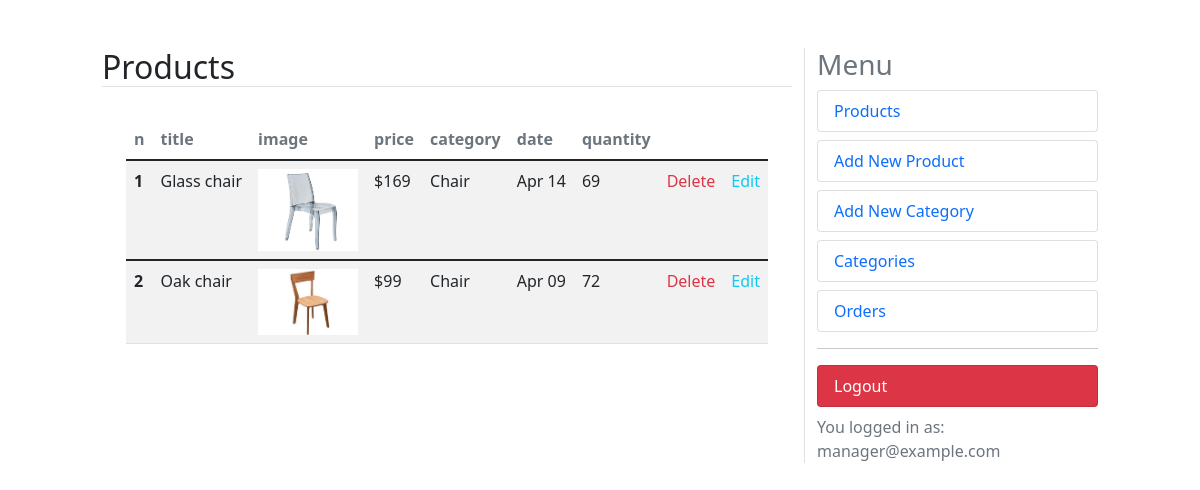
The page /dashboard/products (signed in) on the database as committed earlier.
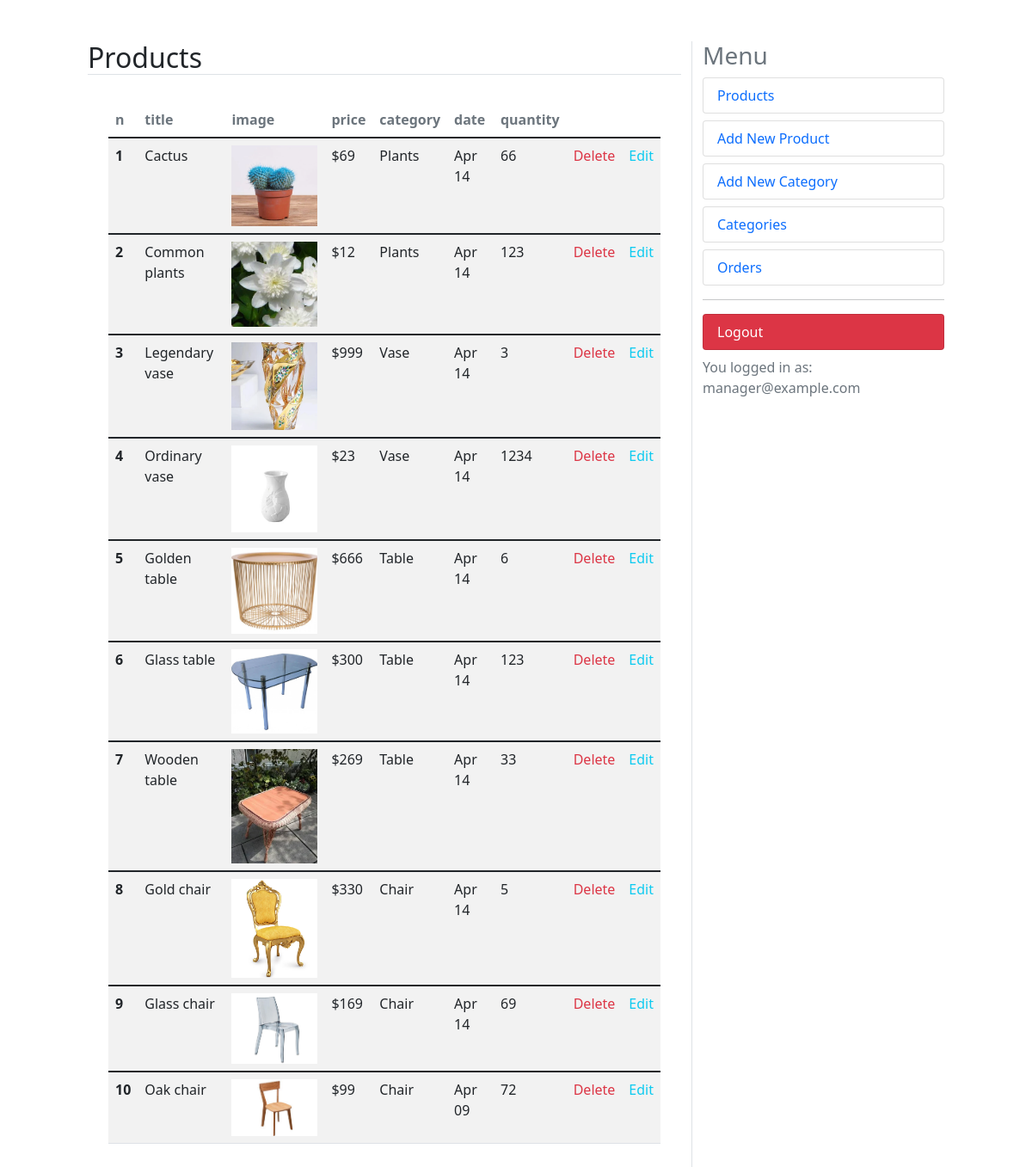
The same page on the database as committed later.
### shop/models.py (models this page shows, shortened)
class Product(models.Model):
    category = models.ForeignKey(Category, on_delete=models.CASCADE, related_name='category')
    image = models.ImageField(upload_to='products')
    title = models.CharField(max_length=250)
    description = models.TextField()
    price = models.IntegerField()
    date_created = models.DateTimeField(auto_now_add=True)
    slug = models.SlugField(unique=True)
    quantity = models.IntegerField(default=0)
    class Meta:
        ordering = ('-date_created',)

class Category(models.Model):
    title = models.CharField(max_length=200)
    sub_category = models.ForeignKey(
        'self', on_delete=models.CASCADE,
        related_name='sub_categories', null=True, blank=True
    )
    is_sub = models.BooleanField(default=False)
    slug = models.SlugField(max_length=200, unique=True)
    def __str__(self):
        return self.title

### accounts/models.py (models this page shows, shortened)
class User(AbstractBaseUser):
    email = models.EmailField(max_length=100, unique=True)  # User's email (unique)
    full_name = models.CharField(max_length=100)  # User's full name
    is_admin = models.BooleanField(default=False)  # Admin status
    is_active = models.BooleanField(default=True)  # Active status
    likes = models.ManyToManyField(Product, blank=True, related_name='likes')  # Products liked by the user
    is_manager = models.BooleanField(default=False)  # Manager role flag
    objects = UserManager()  # Custom user manager
    USERNAME_FIELD = 'email'  # Email as the unique identifier
    REQUIRED_FIELDS = ['full_name']  # Fields required when creating a user

### dashboard/views.py (the view)
# urls.py: path('products', views.products, name='products'),  # View all products
@user_passes_test(is_manager)
@login_required
def products(request):
    products = Product.objects.all()  # Retrieve all products
    context = {'title': 'Products', 'products': products}  # Pass products to the template
    return render(request, 'products.html', context)

### cart/utils/cart.py (called while the page is built)
    def __iter__(self):
        product_ids = self.cart.keys()  # Get all the product IDs in the cart
        products = Product.objects.filter(id__in=product_ids)  # Get products from the database using product IDs
        cart = self.cart.copy()  # Create a copy of the cart to avoid modifying the original session data
        for product in products:
            cart[str(product.id)]['product'] = product
        for item in cart.values():
            item['total_price'] = int(item['price']) * int(item['quantity'])
            yield item

    def add_cart_session(self):
        cart = self.session.get(CART_SESSION_ID)
        if not cart:
            cart = self.session[CART_SESSION_ID] = {}
        return cart

### dashboard/views.py (called while the page is built)
def is_manager(user):
    try:
        if not user.is_manager:  # Check if user has manager status
            raise Http404  # If not a manager, raise 404 error
        return True
    except:
        raise Http404  # In case of an error, raise 404 error

### online_shop/context_processors.py (called while the page is built)
def return_cart(request):
    cart = len(list(Cart(request))) # Count the items in the cart
    return {'cart_count': cart} # Return the count as part of the context

def return_categories(request):
    categories = Category.objects.all()  # Get all categories from the database
    return {'categories': categories}  # Return the categories as part of the context

### dashboard/templates/products.html
{% extends "dashboard.html" %}
{% block content %}
    <table class="table table-striped">
        <thead class="text-muted">
        <tr>
            <th scope="col">n</th>
            <th scope="col">title</th>
            <th scope="col">image</th>
            <th scope="col">price</th>
            <th scope="col">category</th>
            <th scope="col">date</th>
            <th scope="col">quantity</th>
            <th scope="col"></th>
            <th scope="col"></th>
        </tr>
        </thead>
        {% for product in products %}
            <tbody>
            <tr>
                <th scope="row">{{ forloop.counter }}</th>
                <td><p class="text-decoration-none">{{ product.title }}</p></td>
                <td>
                    <img src="{{ product.image.url }}" alt="{{ product.title }}" width="100">
                </td>
                <td>${{ product.price }}</td>
                <td>{{ product.category }}</td>
                <td>{{ product.date_created|date:"M d" }}</td>
                <td>{{ product.quantity }}</td>
                <td><a class="text-danger text-decoration-none" href="{% url 'dashboard:delete_product' product.id %}">Delete</a></td>
                <td><a class="text-info text-decoration-none" href="{% url 'dashboard:edit_product' product.id %}">Edit</a></td>
            </tr>
            </tbody>
        {% endfor %}
    </table>
{% endblock %}

### dashboard/templates/dashboard.html (shortened to what this page needs)
<!DOCTYPE html>
<html lang="en">
<head>
    <link href="https://cdn.jsdelivr.net/npm/bootstrap@5.1.3/dist/css/bootstrap.min.css" rel="stylesheet">
</head>
<body>
<div class="row mt-5">
    <div class="col-md-1"></div>
    <div class="col-md-7">
        <h2 class="border-bottom text-capitalize">{{ title }}</h2>
        <div class="p-4">
            {% block content %}{% endblock %}
        </div>
    </div>
    <div class="col-md-3 border-start">
        <h3 class="text-muted">Menu</h3>
        <a class="text-decoration-none" href="{% url 'dashboard:products' %}">
            <li class="rounded list-group-item text-primary">Products</li>
        </a>
        <a class="text-decoration-none" href="{% url 'dashboard:add_product' %}">
            <li class="rounded list-group-item mt-2 text-primary">Add New Product</li>
        </a>
        <a class="text-decoration-none" href="{% url 'dashboard:add_category' %}">
            <li class="rounded list-group-item mt-2 text-primary">Add New Category</li>
        </a>
        <a class="text-decoration-none" href="{% url 'dashboard:categories' %}">
            <li class="rounded list-group-item mt-2 text-primary">Categories</li>
        </a>
        <a class="text-decoration-none" href="{% url 'dashboard:orders' %}">
            <li class="rounded list-group-item mt-2 text-primary">Orders</li>
        </a>
        <hr>
        <a class="text-decoration-none" href="{% url 'accounts:user_logout' %}">
            <li class="rounded list-group-item bg-danger mt-2 text-white">Logout</li>
        </a>
        <div class="text-muted mt-2">You logged in as: {{ request.user.email }}</div>
    </div>
    <div class="col-md-1"></div>
</div>
</body>
</html>

Rows that differ between the two databases and show on the page:
added Product: title "Cactus", image (picture), price "69", category "Plants", date_created "Apr 14", quantity "66"
added Product: title "Common plants", image (picture), price "12", category "Plants", date_created "Apr 14", quantity "123"
added Product: title "Legendary vase", image (picture), price "999", category "Vase", date_created "Apr 14", quantity "3"
added Product: title "Ordinary vase", image (picture), price "23", category "Vase", date_created "Apr 14", quantity "1234"
added Product: title "Golden table", image (picture), price "666", category "Table", date_created "Apr 14", quantity "6"
added Product: title "Glass table", image (picture), price "300", category "Table", date_created "Apr 14", quantity "123"
added Product: title "Wooden table", image (picture), price "269", category "Table", date_created "Apr 14", quantity "33"
added Product: title "Gold chair", image (picture), price "330", category "Сhair", date_created "Apr 14", quantity "5"
